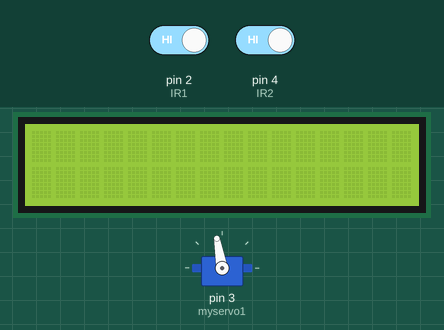
This sketch was run on a simulated Arduino Uno, built with avr-gcc and run on an emulated ATmega328P. Parts: 16×2 character LCD, servo. The inputs (shaded band) are chosen by the test bench; at power-on: pin 2 (IR1) HIGH, pin 4 (IR2) HIGH. What the sketch prints to the serial monitor is not drawn.

Above: at 3.2 s.
3.3 s: pin 2 (IR1) driven LOW
At 4.0 s:
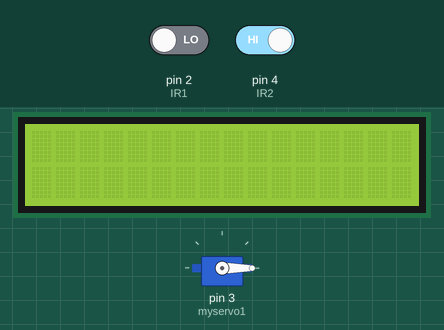
4.8 s: pin 4 (IR2) driven LOW
7.3 s: pin 2 (IR1) driven HIGH
At 8.3 s:
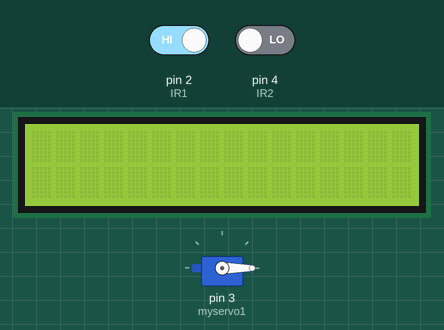
10.3 s: pin 2 (IR1) driven LOW and pin 4 (IR2) driven HIGH
13.3 s: pin 4 (IR2) driven LOW
At 16.1 s:
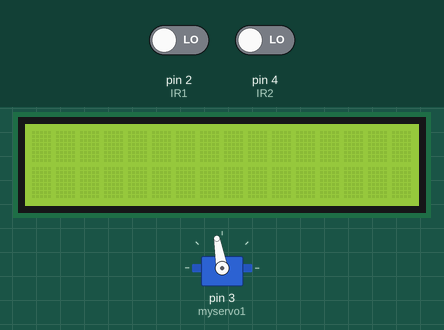
16.3 s: pin 4 (IR2) driven HIGH
At 17.4 s:
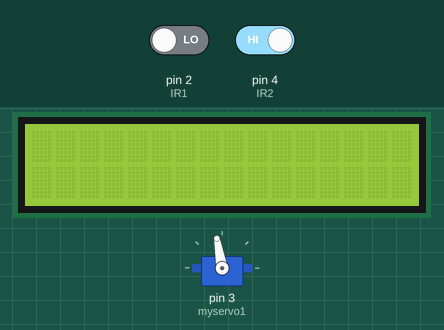
Timing chart, 0 to 18.8 s (numbered marks = the images above; inputs shaded):
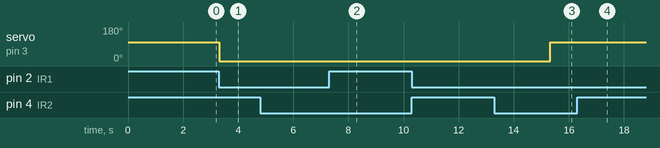

Measured:
- after the input at 3.3 s, servo on pin 3 (myservo1): 100° → 0° at once
- after the input at 7.3 s, servo on pin 3 (myservo1): stays 0° (without the input it goes to 100° after 1.5 s)
- after the input at 13.3 s, servo on pin 3 (myservo1): 0° → 100° after 2.0 s
- after the input at 16.3 s, servo on pin 3 (myservo1): stays 100° (without the input it goes to 0° after 2.0 s)

The sketch:

Car_Parking_System.ino
```cpp
// Arduino Car Parking System

#include <Wire.h>
#include <LiquidCrystal_I2C.h>
LiquidCrystal_I2C lcd(0x27,16,2);  //Change the HEX address
#include <Servo.h>


Servo myservo1;

int IR1 = 2;
int IR2 = 4;

int Slot = 4;           //Enter Total number of parking Slots

int flag1 = 0;
int flag2 = 0;

void setup() {
Serial.begin(9600);
  lcd.begin(0,0);
  lcd.backlight();
pinMode(IR1, INPUT);
pinMode(IR2, INPUT);

myservo1.attach(3);
myservo1.write(100);

lcd.setCursor (0,0);
Serial.print("     ARDUINO    ");
lcd.setCursor (0,1);
Serial.print(" PARKING SYSTEM ");
delay (2000);
lcd.clear();
}

void loop(){

if(digitalRead (IR1) == LOW && flag1==0){
if(Slot>0){flag1=1;
if(flag2==0){myservo1.write(0); Slot = Slot-1;}
}else{
lcd.setCursor (0,0);
Serial.print("    SORRY :(    ");
lcd.setCursor (0,1);
Serial.print("  Parking Full  ");
delay (3000);
lcd.clear();
}
}

if(digitalRead (IR2) == LOW && flag2==0){flag2=1;
if(flag1==0){myservo1.write(0); Slot = Slot+1;}
}

if(flag1==1 && flag2==1){
delay (1000);
myservo1.write(100);
flag1=0, flag2=0;
}

lcd.setCursor (0,0);
Serial.print("    WELCOME!    ");
lcd.setCursor (0,1);
Serial.print("Slot Left: ");
Serial.print(Slot);
}
```
